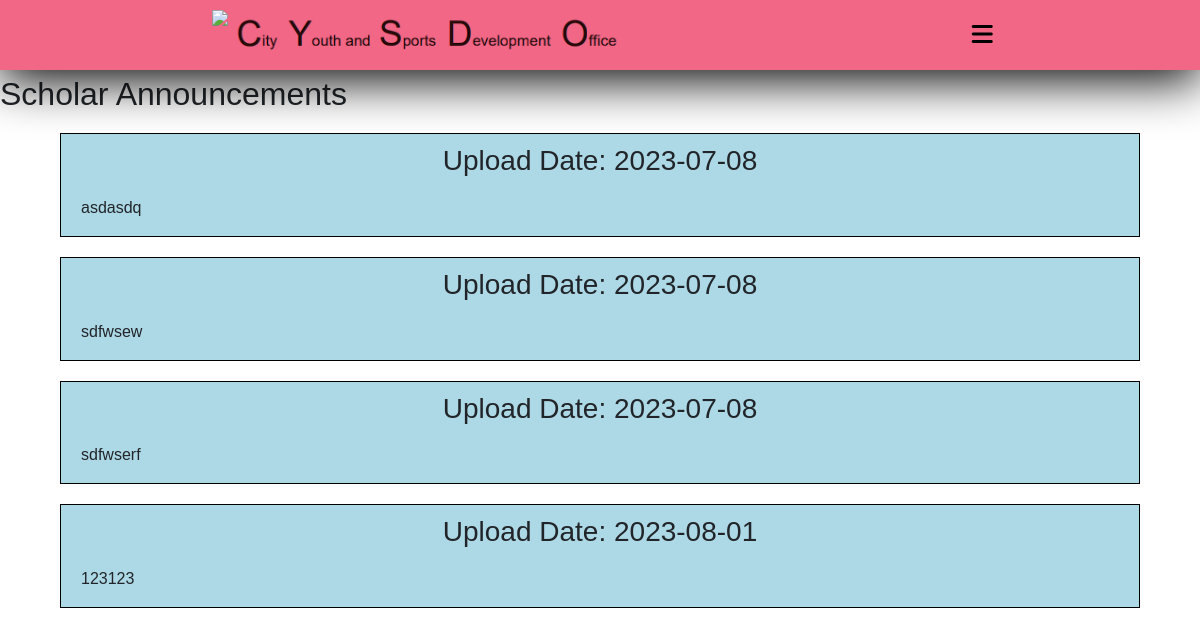
Page /sann.php on the earlier database version.
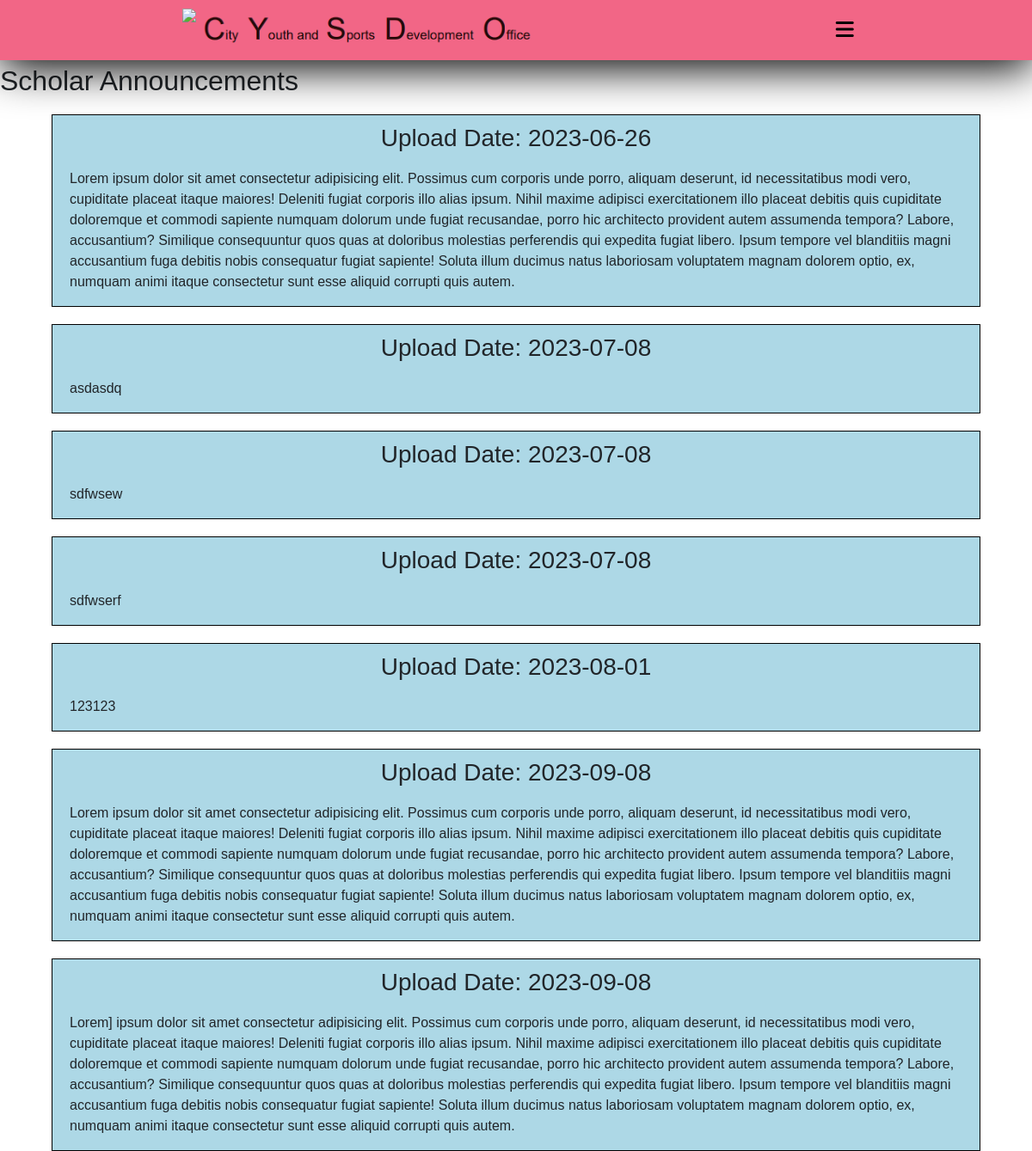
Same page on the later database version.
### tables this page shows
CREATE TABLE `announcements` (
  `uploadId` int(11) NOT NULL,
  `uploadDate` date NOT NULL DEFAULT current_timestamp(),
  `announcement` longtext NOT NULL,
  `uploader` varchar(50) NOT NULL,
  `category` varchar(255) NOT NULL
);

### sann.php (the view, shortened to what this page needs)
<!DOCTYPE html>
<html>
<head>
</head>
<body>
    <?php include 'assets/template/homeNavigation.php';
    include 'pages/include/dbConnection.php';
    $query = "SELECT * FROM announcements WHERE category = 'scholar'";
    $resultGetPost = mysqli_query($conn, $query);
    ?>
    <div id="manageStyle">
        <h2>Scholar Announcements</h2>
        <?php
        if ($resultGetPost) {
            if ($resultGetPost->num_rows > 0) {
                while ($row = $resultGetPost->fetch_assoc()) {
                    echo "<div class='postFormat scholar'>
                              <section>
                              <h3>Upload Date: " . $row['uploadDate'] . "</h3>
                              </section>
                              <main>
                                  <p>" . $row['announcement'] . "</p>
                              </main>
                          </div>";
                }
            } else {
                echo "No scholar announcements found.";
            }
        } else {
            echo "An error occurred while retrieving announcements.";
        }
        ?>
    </div>
</body>
</html>

Differences in the rows shown:
now on this page (row edited): announcements: uploadDate "2023-06-26", announcement "Lorem ipsum dolor sit amet consectetur adipisicing elit. Possimus cum corporis unde porro, aliquam deserunt, id necessitatibus modi vero, cupiditate placeat itaque maiores! Deleniti fugiat corporis illo alias ipsum. Nihil maxime adipisci exercitationem illo placeat debitis quis cupiditate doloremque et commodi sapiente numquam dolorum unde fugiat recusandae, porro hic architecto provident autem assumenda tempora? Labore, accusantium? Similique consequuntur quos quas at doloribus molestias perferendis qui expedita fugiat libero. Ipsum tempore vel blanditiis magni accusantium fuga debitis nobis consequatur fugiat sapiente! Soluta illum ducimus natus laboriosam voluptatem magnam dolorem optio,…"
added announcements: uploadDate "2023-09-08", announcement "Lorem ipsum dolor sit amet consectetur adipisicing elit. Possimus cum corporis unde porro, aliquam deserunt, id necessitatibus modi vero, cupiditate placeat itaque maiores! Deleniti fugiat corporis illo alias ipsum. Nihil maxime adipisci exercitationem illo placeat debitis quis cupiditate doloremque et commodi sapiente numquam dolorum unde fugiat recusandae, porro hic architecto provident autem assumenda tempora? Labore, accusantium? Similique consequuntur quos quas at doloribus molestias perferendis qui expedita fugiat libero. Ipsum tempore vel blanditiis magni accusantium fuga debitis nobis consequatur fugiat sapiente! Soluta illum ducimus natus laboriosam voluptatem magnam dolorem optio,…"
added announcements: uploadDate "2023-09-08", announcement "Lorem] ipsum dolor sit amet consectetur adipisicing elit. Possimus cum corporis unde porro, aliquam deserunt, id necessitatibus modi vero, cupiditate placeat itaque maiores! Deleniti fugiat corporis illo alias ipsum. Nihil maxime adipisci exercitationem illo placeat debitis quis cupiditate doloremque et commodi sapiente numquam dolorum unde fugiat recusandae, porro hic architecto provident autem assumenda tempora? Labore, accusantium? Similique consequuntur quos quas at doloribus molestias perferendis qui expedita fugiat libero. Ipsum tempore vel blanditiis magni accusantium fuga debitis nobis consequatur fugiat sapiente! Soluta illum ducimus natus laboriosam voluptatem magnam dolorem…"
